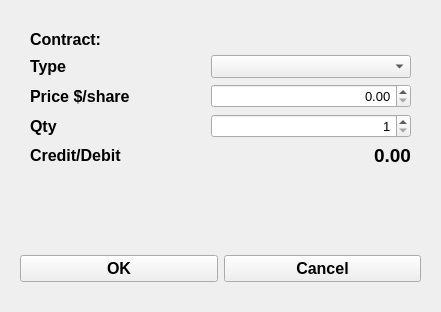
<?xml version="1.0" encoding="UTF-8"?>
<ui version="4.0">
 <class>MainWindow</class>
 <widget class="QMainWindow" name="MainWindow">
  <property name="geometry">
   <rect>
    <x>0</x>
    <y>0</y>
    <width>441</width>
    <height>312</height>
   </rect>
  </property>
  <property name="windowTitle">
   <string>MainWindow</string>
  </property>
  <widget class="QWidget" name="centralwidget">
   <layout class="QVBoxLayout" name="verticalLayout" stretch="3,1">
    <property name="leftMargin">
     <number>20</number>
    </property>
    <property name="topMargin">
     <number>20</number>
    </property>
    <property name="rightMargin">
     <number>20</number>
    </property>
    <property name="bottomMargin">
     <number>30</number>
    </property>
    <item>
     <layout class="QFormLayout" name="formLayout">
      <property name="formAlignment">
       <set>Qt::AlignLeading|Qt::AlignLeft|Qt::AlignTop</set>
      </property>
      <property name="leftMargin">
       <number>10</number>
      </property>
      <property name="topMargin">
       <number>10</number>
      </property>
      <property name="rightMargin">
       <number>10</number>
      </property>
      <item row="0" column="0">
       <widget class="QLabel" name="label">
        <property name="font">
         <font>
          <pointsize>12</pointsize>
          <weight>75</weight>
          <bold>true</bold>
         </font>
        </property>
        <property name="text">
         <string>Contract: </string>
        </property>
       </widget>
      </item>
      <item row="0" column="1">
       <layout class="QHBoxLayout" name="horizontalLayout_2">
        <item>
         <widget class="QLabel" name="label_2">
          <property name="font">
           <font>
            <pointsize>10</pointsize>
           </font>
          </property>
          <property name="text">
           <string/>
          </property>
         </widget>
        </item>
       </layout>
      </item>
      <item row="1" column="0">
       <widget class="QLabel" name="label_3">
        <property name="font">
         <font>
          <pointsize>12</pointsize>
          <weight>75</weight>
          <bold>true</bold>
         </font>
        </property>
        <property name="text">
         <string>Type</string>
        </property>
       </widget>
      </item>
      <item row="1" column="1">
       <layout class="QHBoxLayout" name="horizontalLayout_3" stretch="3,1">
        <item>
         <spacer name="horizontalSpacer_4">
          <property name="orientation">
           <enum>Qt::Horizontal</enum>
          </property>
          <property name="sizeType">
           <enum>QSizePolicy::Fixed</enum>
          </property>
          <property name="sizeHint" stdset="0">
           <size>
            <width>75</width>
            <height>20</height>
           </size>
          </property>
         </spacer>
        </item>
        <item>
         <widget class="QComboBox" name="comboBox">
          <property name="font">
           <font>
            <pointsize>10</pointsize>
           </font>
          </property>
          <item>
           <property name="text">
            <string/>
           </property>
          </item>
          <item>
           <property name="text">
            <string>PUT</string>
           </property>
          </item>
          <item>
           <property name="text">
            <string>CALL</string>
           </property>
          </item>
         </widget>
        </item>
       </layout>
      </item>
      <item row="2" column="0">
       <widget class="QLabel" name="label_4">
        <property name="font">
         <font>
          <pointsize>12</pointsize>
          <weight>75</weight>
          <bold>true</bold>
         </font>
        </property>
        <property name="text">
         <string>Price $/share</string>
        </property>
       </widget>
      </item>
      <item row="2" column="1">
       <layout class="QHBoxLayout" name="horizontalLayout_4" stretch="3,1">
        <item>
         <spacer name="horizontalSpacer_3">
          <property name="orientation">
           <enum>Qt::Horizontal</enum>
          </property>
          <property name="sizeType">
           <enum>QSizePolicy::Fixed</enum>
          </property>
          <property name="sizeHint" stdset="0">
           <size>
            <width>75</width>
            <height>20</height>
           </size>
          </property>
         </spacer>
        </item>
        <item>
         <widget class="QDoubleSpinBox" name="doubleSpinBox">
          <property name="font">
           <font>
            <pointsize>10</pointsize>
           </font>
          </property>
          <property name="alignment">
           <set>Qt::AlignRight|Qt::AlignTrailing|Qt::AlignVCenter</set>
          </property>
          <property name="maximum">
           <double>99999.990000000005239</double>
          </property>
          <property name="singleStep">
           <double>0.010000000000000</double>
          </property>
         </widget>
        </item>
       </layout>
      </item>
      <item row="3" column="0">
       <widget class="QLabel" name="label_5">
        <property name="font">
         <font>
          <pointsize>12</pointsize>
          <weight>75</weight>
          <bold>true</bold>
         </font>
        </property>
        <property name="text">
         <string>Qty</string>
        </property>
       </widget>
      </item>
      <item row="3" column="1">
       <layout class="QHBoxLayout" name="horizontalLayout_5">
        <item>
         <spacer name="horizontalSpacer_2">
          <property name="orientation">
           <enum>Qt::Horizontal</enum>
          </property>
          <property name="sizeType">
           <enum>QSizePolicy::Fixed</enum>
          </property>
          <property name="sizeHint" stdset="0">
           <size>
            <width>75</width>
            <height>20</height>
           </size>
          </property>
         </spacer>
        </item>
        <item>
         <widget class="QSpinBox" name="spinBox">
          <property name="font">
           <font>
            <pointsize>10</pointsize>
           </font>
          </property>
          <property name="alignment">
           <set>Qt::AlignRight|Qt::AlignTrailing|Qt::AlignVCenter</set>
          </property>
          <property name="minimum">
           <number>1</number>
          </property>
          <property name="maximum">
           <number>999</number>
          </property>
         </widget>
        </item>
       </layout>
      </item>
      <item row="4" column="0">
       <widget class="QLabel" name="label_6">
        <property name="font">
         <font>
          <pointsize>12</pointsize>
          <weight>75</weight>
          <bold>true</bold>
         </font>
        </property>
        <property name="text">
         <string>Credit/Debit</string>
        </property>
       </widget>
      </item>
      <item row="4" column="1">
       <layout class="QHBoxLayout" name="horizontalLayout_6">
        <item>
         <spacer name="horizontalSpacer">
          <property name="orientation">
           <enum>Qt::Horizontal</enum>
          </property>
          <property name="sizeType">
           <enum>QSizePolicy::Fixed</enum>
          </property>
          <property name="sizeHint" stdset="0">
           <size>
            <width>40</width>
            <height>20</height>
           </size>
          </property>
         </spacer>
        </item>
        <item>
         <widget class="QLabel" name="label_7">
          <property name="sizePolicy">
           <sizepolicy hsizetype="Expanding" vsizetype="Preferred">
            <horstretch>0</horstretch>
            <verstretch>0</verstretch>
           </sizepolicy>
          </property>
          <property name="font">
           <font>
            <pointsize>14</pointsize>
            <weight>75</weight>
            <bold>true</bold>
           </font>
          </property>
          <property name="text">
           <string>0.00</string>
          </property>
          <property name="alignment">
           <set>Qt::AlignRight|Qt::AlignTrailing|Qt::AlignVCenter</set>
          </property>
         </widget>
        </item>
       </layout>
      </item>
     </layout>
    </item>
    <item>
     <layout class="QHBoxLayout" name="horizontalLayout">
      <item>
       <widget class="QPushButton" name="pushButton">
        <property name="font">
         <font>
          <pointsize>12</pointsize>
          <weight>75</weight>
          <bold>true</bold>
         </font>
        </property>
        <property name="text">
         <string>OK</string>
        </property>
       </widget>
      </item>
      <item>
       <widget class="QPushButton" name="pushButton_2">
        <property name="font">
         <font>
          <pointsize>12</pointsize>
          <weight>75</weight>
          <bold>true</bold>
         </font>
        </property>
        <property name="text">
         <string>Cancel</string>
        </property>
       </widget>
      </item>
     </layout>
    </item>
   </layout>
  </widget>
 </widget>
 <resources/>
 <connections/>
</ui>
